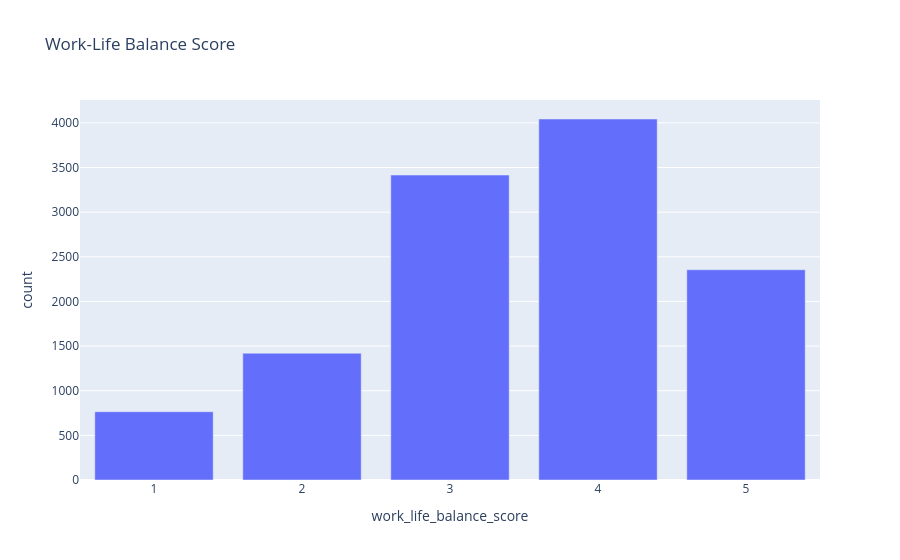

Notebook code cell kept with this figure:
### Code cell
# Work-Life Balance Score — Bar Chart
balance = df['work_life_balance_score'].value_counts().sort_index().reset_index()

fig = px.bar(
    balance,
    x='work_life_balance_score',
    y='count',
    title='Work-Life Balance Score'
)

fig.show()

### Figure 1 — Plotly figure (JSON) as saved in the notebook; plotly's stock layout.template omitted (floating-point values rounded to 4 significant figures)
{"data": [{"hovertemplate": "work_life_balance_score=%{x}<br>count=%{y}<extra></extra>", "legendgroup": "", "marker": {"color": "#636efa", "pattern": {"shape": ""}}, "name": "", "orientation": "v", "showlegend": false, "textposition": "auto", "type": "bar", "x": [1, 2, 3, 4, 5], "xaxis": "x", "y": [765, 1420, 3416, 4044, 2355], "yaxis": "y"}], "layout": {"barmode": "relative", "legend": {"tracegroupgap": 0}, "title": {"text": "Work-Life Balance Score"}, "xaxis": {"anchor": "y", "domain": [0, 1], "title": {"text": "work_life_balance_score"}}, "yaxis": {"anchor": "x", "domain": [0, 1], "title": {"text": "count"}}}}
